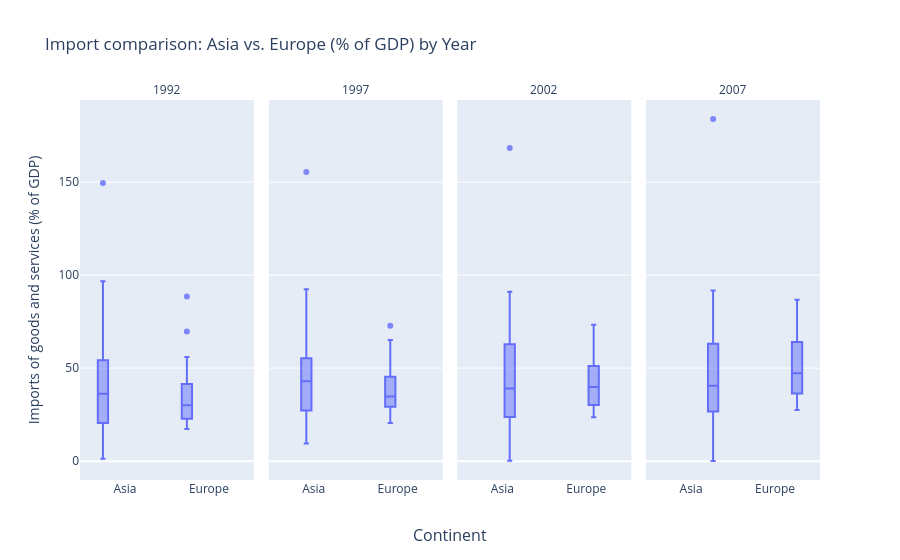

The notebook cell this image was saved under:
### Code cell
plot_df = df_filtered[
    ["continent", "Year", "Imports of goods and services (% of GDP)", "Country Name"]
].copy()
fig = px.box(
    plot_df,
    x="continent",
    y="Imports of goods and services (% of GDP)",
    points="outliers",
    facet_col="Year",
    category_orders={"continent": ["Asia", "Europe"]},
    title="Import comparison: Asia vs. Europe (% of GDP) by Year",
    custom_data=["Country Name"],
)
fig.update_traces(
    marker=dict(size=6, opacity=0.8),
    hovertemplate=("<b>%{customdata[0]}</b><br>" "Imports: %{y:.0f}" "<extra></extra>"),
)
fig.update_layout(showlegend=False)
fig.for_each_annotation(lambda a: a.update(text=a.text.split("=")[-1]))
fig.update_xaxes(title_text="")
fig.add_annotation(
    x=0.5,
    y=-0.1,
    xref="paper",
    yref="paper",
    text="Continent",
    showarrow=False,
    yshift=-30,
    font=dict(size=16),
)
fig.show()

### Figure 1 — Plotly figure (JSON) as saved in the notebook; plotly's stock layout.template omitted (floating-point values rounded to 4 significant figures)
{"data": [{"alignmentgroup": "True", "boxpoints": "outliers", "customdata": [["Afghanistan"], ["Albania"], ["Austria"], ["Bahrain"], ["Bangladesh"], ["Belgium"], ["Bosnia and Herzegovina"], ["Bulgaria"], ["Cambodia"], ["China"], ["Croatia"], ["Czech Republic"], ["Denmark"], ["Finland"], ["France"], ["Germany"], ["Greece"], ["Hungary"], ["Iceland"], ["India"], ["Indonesia"], ["Iraq"], ["Ireland"], ["Israel"], ["Italy"], ["Japan"], ["Jordan"], ["Kuwait"], ["Lebanon"], ["Malaysia"], ["Mongolia"], ["Montenegro"], ["Myanmar"], ["Nepal"], ["Netherlands"], ["Norway"], ["Oman"], ["Pakistan"], ["Philippines"], ["Poland"], ["Portugal"], ["Romania"], ["Saudi Arabia"], ["Serbia"], ["Singapore"], ["Slovak Republic"], ["Slovenia"], ["Spain"], ["Sri Lanka"], ["Sweden"], ["Switzerland"], ["Thailand"], ["Turkey"], ["United Kingdom"], ["Vietnam"], ["West Bank and Gaza"]], "hovertemplate": "<b>%{customdata[0]}</b><br>Imports: %{y:.0f}<extra></extra>", "legendgroup": "", "marker": {"color": "#636efa", "opacity": 0.8, "size": 6}, "name": "", "notched": false, "offsetgroup": "", "orientation": "v", "showlegend": false, "type": "box", "x": ["Asia", "Europe", "Europe", "Asia", "Asia", "Europe", "Europe", "Europe", "Asia", "Asia", "Europe", "Europe", "Europe", "Europe", "Europe", "Europe", "Europe", "Europe", "Europe", "Asia", "Asia", "Asia", "Europe", "Asia", "Europe", "Asia", "Asia", "Asia", "Asia", "Asia", "Asia", "Europe", "Asia", "Asia", "Europe", "Europe", "Asia", "Asia", "Asia", "Europe", "Europe", "Europe", "Asia", "Europe", "Asia", "Europe", "Europe", "Europe", "Asia", "Europe", "Europe", "Asia", "Europe", "Europe", "Asia", "Asia"], "x0": " ", "xaxis": "x", "y": [NaN, 88.51, 34.53, 96.74, 12.35, 56.02, NaN, 52.94, NaN, 14.49, NaN, 39.0, 30.11, 24.68, 20.51, 22.79, 23.94, 27.85, 29.73, 9.425, 27.12, 1.339, 51.09, 44.34, 17.49, 7.643, 81.41, 54.22, 75.86, 74.63, 36.36, NaN, NaN, 25.74, 48.78, 30.53, 35.55, 20.53, 34.03, 19.95, 31.85, 36.2, 36.19, NaN, 149.5, 69.73, NaN, 19.75, 41.03, 25.0, 37.69, 40.98, 17.35, 22.86, 38.83, NaN], "y0": " ", "yaxis": "y"}, {"alignmentgroup": "True", "boxpoints": "outliers", "customdata": [["Afghanistan"], ["Albania"], ["Austria"], ["Bahrain"], ["Bangladesh"], ["Belgium"], ["Bosnia and Herzegovina"], ["Bulgaria"], ["Cambodia"], ["China"], ["Croatia"], ["Czech Republic"], ["Denmark"], ["Finland"], ["France"], ["Germany"], ["Greece"], ["Hungary"], ["Iceland"], ["India"], ["Indonesia"], ["Iraq"], ["Ireland"], ["Israel"], ["Italy"], ["Japan"], ["Jordan"], ["Kuwait"], ["Lebanon"], ["Malaysia"], ["Mongolia"], ["Montenegro"], ["Myanmar"], ["Nepal"], ["Netherlands"], ["Norway"], ["Oman"], ["Pakistan"], ["Philippines"], ["Poland"], ["Portugal"], ["Romania"], ["Saudi Arabia"], ["Serbia"], ["Singapore"], ["Slovak Republic"], ["Slovenia"], ["Spain"], ["Sri Lanka"], ["Sweden"], ["Switzerland"], ["Thailand"], ["Turkey"], ["United Kingdom"], ["Vietnam"], ["West Bank and Gaza"]], "hovertemplate": "<b>%{customdata[0]}</b><br>Imports: %{y:.0f}<extra></extra>", "legendgroup": "", "marker": {"color": "#636efa", "opacity": 0.8, "size": 6}, "name": "", "notched": false, "offsetgroup": "", "orientation": "v", "showlegend": false, "type": "box", "x": ["Asia", "Europe", "Europe", "Asia", "Asia", "Europe", "Europe", "Europe", "Asia", "Asia", "Europe", "Europe", "Europe", "Europe", "Europe", "Europe", "Europe", "Europe", "Europe", "Asia", "Asia", "Asia", "Europe", "Asia", "Europe", "Asia", "Asia", "Asia", "Asia", "Asia", "Asia", "Europe", "Asia", "Asia", "Europe", "Europe", "Asia", "Asia", "Asia", "Europe", "Europe", "Europe", "Asia", "Europe", "Asia", "Europe", "Europe", "Europe", "Asia", "Europe", "Europe", "Asia", "Europe", "Europe", "Asia", "Asia"], "x0": " ", "xaxis": "x2", "y": [NaN, 34.19, 37.88, 69.51, 15.81, 60.47, 72.8, 37.28, 45.32, 15.04, 44.23, 44.74, 33.45, 30.46, 22.34, 24.21, 23.05, 46.99, 34.95, 11.72, 28.13, 42.34, 65.18, 32.59, 20.48, 9.492, 71.58, 39.59, 47.55, 92.38, 47.33, NaN, NaN, 37.71, 54.2, 32.51, 38.59, 20.77, 59.29, 27.11, 35.14, 34.75, 26.18, 29.88, 155.5, 64.47, 48.73, 25.54, 43.6, 33.1, 42.12, 46.81, 30.39, 25.1, 51.24, 73.04], "y0": " ", "yaxis": "y2"}, {"alignmentgroup": "True", "boxpoints": "outliers", "customdata": [["Afghanistan"], ["Albania"], ["Austria"], ["Bahrain"], ["Bangladesh"], ["Belgium"], ["Bosnia and Herzegovina"], ["Bulgaria"], ["Cambodia"], ["China"], ["Croatia"], ["Czech Republic"], ["Denmark"], ["Finland"], ["France"], ["Germany"], ["Greece"], ["Hungary"], ["Iceland"], ["India"], ["Indonesia"], ["Iraq"], ["Ireland"], ["Israel"], ["Italy"], ["Japan"], ["Jordan"], ["Kuwait"], ["Lebanon"], ["Malaysia"], ["Mongolia"], ["Montenegro"], ["Myanmar"], ["Nepal"], ["Netherlands"], ["Norway"], ["Oman"], ["Pakistan"], ["Philippines"], ["Poland"], ["Portugal"], ["Romania"], ["Saudi Arabia"], ["Serbia"], ["Singapore"], ["Slovak Republic"], ["Slovenia"], ["Spain"], ["Sri Lanka"], ["Sweden"], ["Switzerland"], ["Thailand"], ["Turkey"], ["United Kingdom"], ["Vietnam"], ["West Bank and Gaza"]], "hovertemplate": "<b>%{customdata[0]}</b><br>Imports: %{y:.0f}<extra></extra>", "legendgroup": "", "marker": {"color": "#636efa", "opacity": 0.8, "size": 6}, "name": "", "notched": false, "offsetgroup": "", "orientation": "v", "showlegend": false, "type": "box", "x": ["Asia", "Europe", "Europe", "Asia", "Asia", "Europe", "Europe", "Europe", "Asia", "Asia", "Europe", "Europe", "Europe", "Europe", "Europe", "Europe", "Europe", "Europe", "Europe", "Asia", "Asia", "Asia", "Europe", "Asia", "Europe", "Asia", "Asia", "Asia", "Asia", "Asia", "Asia", "Europe", "Asia", "Asia", "Europe", "Europe", "Asia", "Asia", "Asia", "Europe", "Europe", "Europe", "Asia", "Europe", "Asia", "Europe", "Europe", "Europe", "Asia", "Europe", "Europe", "Asia", "Europe", "Europe", "Asia", "Asia"], "x0": " ", "xaxis": "x3", "y": [65.29, 44.34, 41.65, 58.39, 16.56, 64.81, 70.93, 41.73, 64.27, 20.1, 45.55, 46.52, 38.89, 30.2, 25.38, 28.2, 30.24, 60.12, 34.51, 14.98, 26.39, 49.19, 73.3, 35.7, 23.73, 9.667, 66.63, 36.61, 34.94, 91.05, 67.79, 59.88, 0.2254, 28.49, 53.96, 27.25, 27.92, 15.31, 55.69, 32.17, 35.22, 40.82, 23.78, 38.73, 168.3, 64.71, 51.17, 28.51, 41.42, 35.77, 42.26, 54.32, 23.58, 26.69, 57.25, 62.82], "y0": " ", "yaxis": "y3"}, {"alignmentgroup": "True", "boxpoints": "outliers", "customdata": [["Afghanistan"], ["Albania"], ["Austria"], ["Bahrain"], ["Bangladesh"], ["Belgium"], ["Bosnia and Herzegovina"], ["Bulgaria"], ["Cambodia"], ["China"], ["Croatia"], ["Czech Republic"], ["Denmark"], ["Finland"], ["France"], ["Germany"], ["Greece"], ["Hungary"], ["Iceland"], ["India"], ["Indonesia"], ["Iraq"], ["Ireland"], ["Israel"], ["Italy"], ["Japan"], ["Jordan"], ["Kuwait"], ["Lebanon"], ["Malaysia"], ["Mongolia"], ["Montenegro"], ["Myanmar"], ["Nepal"], ["Netherlands"], ["Norway"], ["Oman"], ["Pakistan"], ["Philippines"], ["Poland"], ["Portugal"], ["Romania"], ["Saudi Arabia"], ["Serbia"], ["Singapore"], ["Slovak Republic"], ["Slovenia"], ["Spain"], ["Sri Lanka"], ["Sweden"], ["Switzerland"], ["Thailand"], ["Turkey"], ["United Kingdom"], ["Vietnam"], ["West Bank and Gaza"]], "hovertemplate": "<b>%{customdata[0]}</b><br>Imports: %{y:.0f}<extra></extra>", "legendgroup": "", "marker": {"color": "#636efa", "opacity": 0.8, "size": 6}, "name": "", "notched": false, "offsetgroup": "", "orientation": "v", "showlegend": false, "type": "box", "x": ["Asia", "Europe", "Europe", "Asia", "Asia", "Europe", "Europe", "Europe", "Asia", "Asia", "Europe", "Europe", "Europe", "Europe", "Europe", "Europe", "Europe", "Europe", "Europe", "Asia", "Asia", "Asia", "Europe", "Asia", "Europe", "Asia", "Asia", "Asia", "Asia", "Asia", "Asia", "Europe", "Asia", "Asia", "Europe", "Europe", "Asia", "Asia", "Asia", "Europe", "Europe", "Europe", "Asia", "Europe", "Asia", "Europe", "Europe", "Europe", "Asia", "Europe", "Europe", "Asia", "Europe", "Europe", "Asia", "Asia"], "x0": " ", "xaxis": "x4", "y": [58.35, 54.79, 48.33, 58.11, 22.95, 73.67, 56.46, 70.65, 72.94, 26.72, 46.27, 64.1, 48.5, 39.18, 28.42, 36.36, 35.0, 77.62, 42.54, 25.15, 25.39, 28.19, 72.48, 41.07, 27.79, 15.6, 91.76, 28.32, 63.06, 86.3, 58.27, 86.7, 0.07951, 31.72, 61.45, 29.89, 39.99, 19.78, 43.36, 42.1, 38.65, 43.45, 34.93, 52.66, 183.9, 84.4, 68.89, 31.7, 39.49, 41.28, 50.27, 61.0, 27.48, 27.47, 84.09, 77.81], "y0": " ", "yaxis": "y4"}], "layout": {"annotations": [{"showarrow": false, "text": "1992", "x": 0.1175, "xanchor": "center", "xref": "paper", "y": 1, "yanchor": "bottom", "yref": "paper"}, {"showarrow": false, "text": "1997", "x": 0.3725, "xanchor": "center", "xref": "paper", "y": 1, "yanchor": "bottom", "yref": "paper"}, {"showarrow": false, "text": "2002", "x": 0.6275, "xanchor": "center", "xref": "paper", "y": 1, "yanchor": "bottom", "yref": "paper"}, {"showarrow": false, "text": "2007", "x": 0.8825, "xanchor": "center", "xref": "paper", "y": 1, "yanchor": "bottom", "yref": "paper"}, {"font": {"size": 16}, "showarrow": false, "text": "Continent", "x": 0.5, "xref": "paper", "y": -0.1, "yref": "paper", "yshift": -30}], "boxmode": "group", "legend": {"tracegroupgap": 0}, "showlegend": false, "title": {"text": "Import comparison: Asia vs. Europe (% of GDP) by Year"}, "xaxis": {"anchor": "y", "categoryarray": ["Asia", "Europe"], "categoryorder": "array", "domain": [0, 0.235], "title": {"text": ""}}, "xaxis2": {"anchor": "y2", "categoryarray": ["Asia", "Europe"], "categoryorder": "array", "domain": [0.255, 0.49], "matches": "x", "title": {"text": ""}}, "xaxis3": {"anchor": "y3", "categoryarray": ["Asia", "Europe"], "categoryorder": "array", "domain": [0.51, 0.745], "matches": "x", "title": {"text": ""}}, "xaxis4": {"anchor": "y4", "categoryarray": ["Asia", "Europe"], "categoryorder": "array", "domain": [0.765, 1.0], "matches": "x", "title": {"text": ""}}, "yaxis": {"anchor": "x", "domain": [0, 1], "title": {"text": "Imports of goods and services (% of GDP)"}}, "yaxis2": {"anchor": "x2", "domain": [0, 1], "matches": "y", "showticklabels": false}, "yaxis3": {"anchor": "x3", "domain": [0, 1], "matches": "y", "showticklabels": false}, "yaxis4": {"anchor": "x4", "domain": [0, 1], "matches": "y", "showticklabels": false}}}
